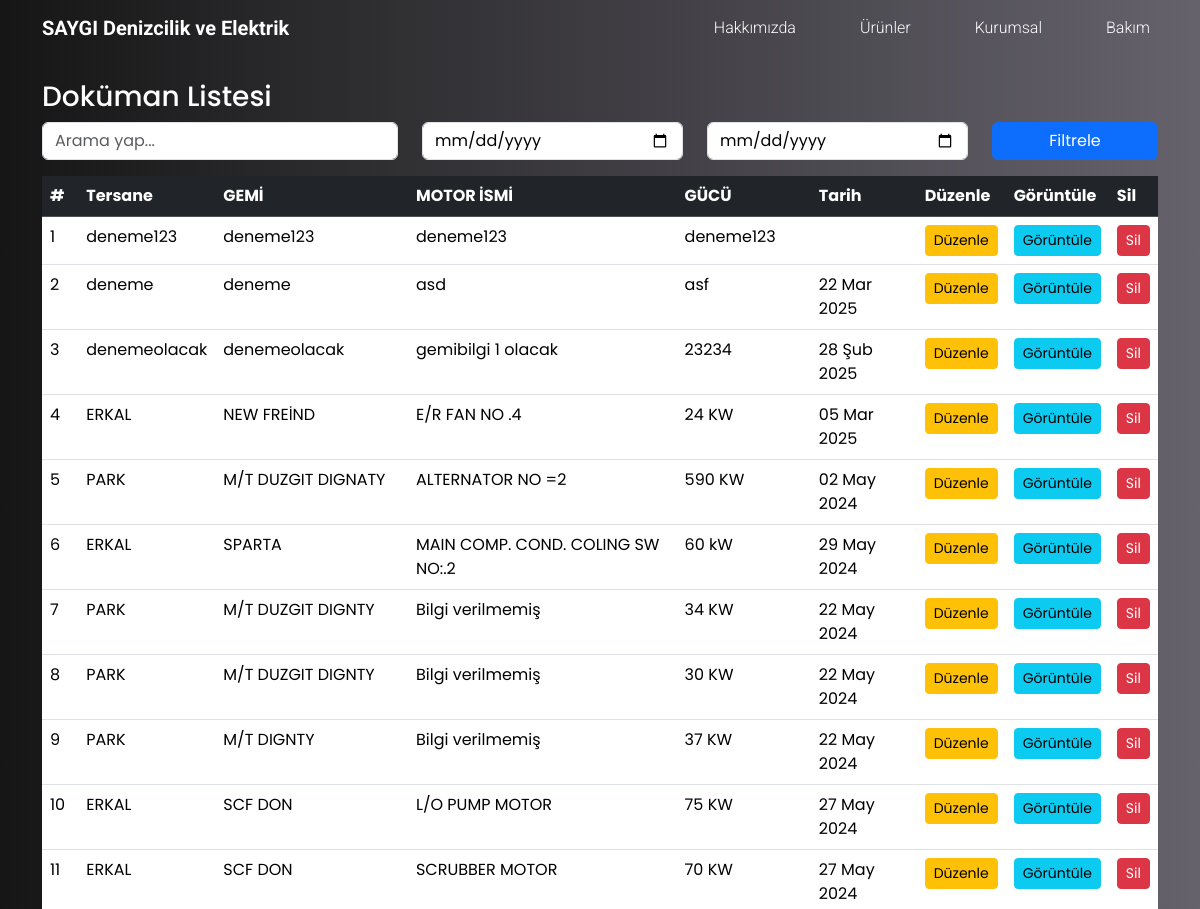
/care/list/ (upper part), run on an earlier commit of the app's database.
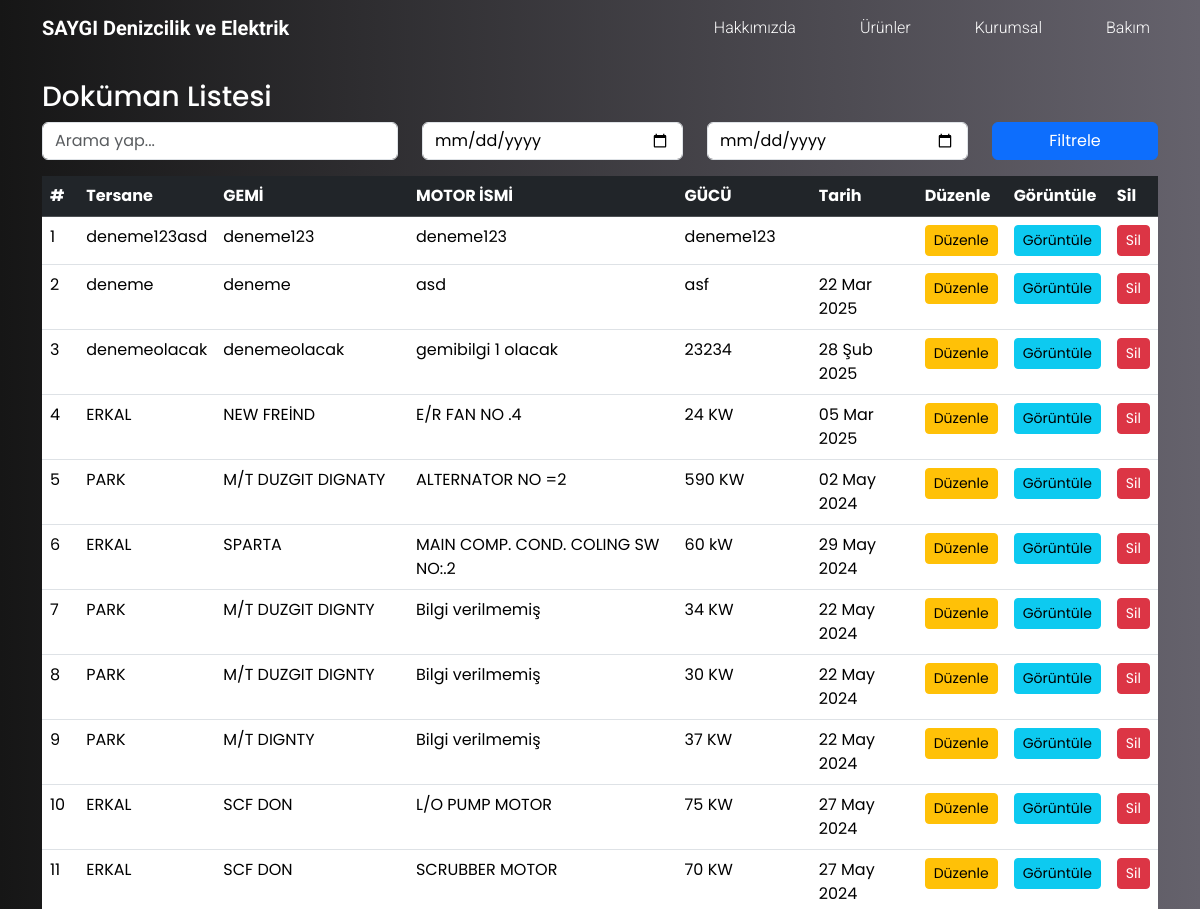
And on a later commit of the database.
### jobs/models.py (models this page shows, shortened)
class Dokuman(models.Model):
    tersane = models.CharField(max_length=255)
    gemi = models.CharField(max_length=255)
    motor_ismi = models.CharField(max_length=255)
    is_no = models.CharField(max_length=255)
    musteri_ismi = models.CharField(max_length=255)
    tarih = models.DateField(null=True, blank=True, default=date.today)
    cihaz_teslim_alan = models.CharField(max_length=255)
    cihaz_turu = models.CharField(max_length=255)
    model = models.CharField(max_length=255)
    cihaz_markasi = models.CharField(max_length=255)
    seri_no = models.CharField(max_length=255)
    gucu = models.CharField(max_length=255)
    akim = models.CharField(max_length=255)
    voltaj = models.CharField(max_length=255)
    devir = models.CharField(max_length=255)
    ikaz_akimi = models.CharField(max_length=255)
    ikaz_voltaji = models.CharField(max_length=255)
    gelis_nedeni = models.CharField(max_length=255)
    parca = models.BooleanField(default=False)
    eksik_malzemeler = models.CharField(max_length=255)
    monte = models.BooleanField(default=False)
    demonte = models.BooleanField(default=False)
    kasnak_kaplin = models.BooleanField(default=False)
    fan_tasi = models.BooleanField(default=False)
    ayaklar = models.BooleanField(default=False)
    kama = models.BooleanField(default=False)
    klemens = models.BooleanField(default=False)
    fircalar = models.BooleanField(default=False)
    on_kapak = models.BooleanField(default=False)
    klemens_kapagi_kut = models.BooleanField(default=False)
    komurlar = models.BooleanField(default=False)
    arka_kapak = models.BooleanField(default=False)
    fan_pervane = models.BooleanField(default=False)
    rulmanlar = models.BooleanField(default=False)
    rulman_numarasi_on = models.CharField(max_length=255)
    rulman_numarasi_arka = models.CharField(max_length=255)
    demonte_eden = models.CharField(max_length=255)
    demonte_tarih = models.DateField(null=True, blank=True)
    saran_onaran = models.CharField(max_length=255)
    saran_onaran_tarih = models.DateField(null=True, blank=True)
    monte_eden = models.CharField(max_length=255)
    monte_eden_tarih = models.DateField(null=True, blank=True)
    test_eden = models.CharField(max_length=255)
    test_eden_tarih = models.DateField(null=True, blank=True)
    izolasyon_degerleri = models.CharField(max_length=25)
    calisma_akimi = models.CharField(max_length=255)
    calisma_gerilimi = models.CharField(max_length=255)
    diger_olcum_degerleri = models.CharField(max_length=255)
    test_cihazlari = models.CharField(max_length=255)
    yapilan_islemler = models.TextField(max_length=255)
    created_at = models.DateTimeField(auto_now_add=True)

### jobs/views.py (the view, shortened to what this page needs)
# urls.py: path("care/list/", dokuman_list, name="dokuman_list"),
def dokuman_list(request):
    query = request.GET.get("q", "")
    start_date = request.GET.get("start_date", "")
    end_date = request.GET.get("end_date", "")
    dokumanlar = Dokuman.objects.all().order_by("-created_at")
    if query:
        dokumanlar = dokumanlar.filter(
            Q(tersane__icontains=query)
            | Q(gemi__icontains=query)
            | Q(motor_ismi__icontains=query)
        )
    paginator = Paginator(dokumanlar, 50)
    page_number = request.GET.get("page")
    page_obj = paginator.get_page(page_number)
    return render(
        request,
        "care/list.html",
        {
            "dokumanlar": page_obj,
            "query": query,
            "start_date": start_date,
            "end_date": end_date,
        },
    )

### jobs/templates/care/list.html (shortened to what this page needs)
{% extends "base.html" %}
{% load static %}
{% block content %}
    <div class="container mt-4">
        <h3>Doküman Listesi</h3>
        <form method="GET" class="mb-3">
            <div class="row">
                <div class="col-md-4">
                    <input type="text"
                           name="q"
                           placeholder="Arama yap..."
                           value="{{ query }}"
                           class="form-control">
                </div>
                <div class="col-md-3">
                    <input type="date"
                           name="start_date"
                           value="{{ start_date|default:'' }}"
                           class="form-control">
                </div>
                <div class="col-md-3">
                    <input type="date"
                           name="end_date"
                           value="{{ end_date|default:'' }}"
                           class="form-control">
                </div>
                <div class="col-md-2">
                    <button type="submit" class="btn btn-primary w-100">Filtrele</button>
                </div>
            </div>
        </form>
        <table class="table table-striped table-hover">
            <thead class="table-dark">
                <tr>
                    <th>#</th>
                    <th>Tersane</th>
                    <th>GEMİ</th>
                    <th>MOTOR İSMİ</th>
                    <th>GÜCÜ</th>
                    <th>Tarih</th>
                    <th>Düzenle</th>
                    <th>Görüntüle</th>
                    <th>Sil</th>
                </tr>
            </thead>
            <tbody>
                {% for dokuman in dokumanlar %}
                    <tr id="table-{{ dokuman.id }}"  class="clickable-row cursor-pointer">
                        <td>{{ forloop.counter }}</td>
                        <td>{{ dokuman.tersane }}</td>
                        <td>{{ dokuman.gemi }}</td>
                        <td>{{ dokuman.motor_ismi }}</td>
                        <td>{{ dokuman.gucu }}</td>
                        <td>{{ dokuman.tarih|date:"d M Y" }}</td>
                        <td>
                            <a href="{% url 'dokuman_duzenle' dokuman.id %}"
                               class="btn btn-warning btn-sm">Düzenle</a>
                        </td>
                        <td>
                            <a href="{% url 'dokuman_view' dokuman.id %}"
                               class="btn btn-info btn-sm">Görüntüle</a>
                        </td>
                        <td>
                            <button type="button"
                                    class="btn btn-danger btn-sm"
                                    data-bs-toggle="modal"
                                    data-bs-target="#silModal{{ dokuman.id }}">Sil</button>
                        </td>
                    </tr>
                {% empty %}
                    <tr>
                        <td colspan="9" class="text-center ">Henüz doküman eklenmemiş.</td>
                    </tr>
                {% endfor %}
            </tbody>
        </table>
    </div>
{% endblock content %}

What changed in the data, as far as the page shows it:
changed Dokuman "deneme123": tersane "deneme123" → "deneme123asd"
